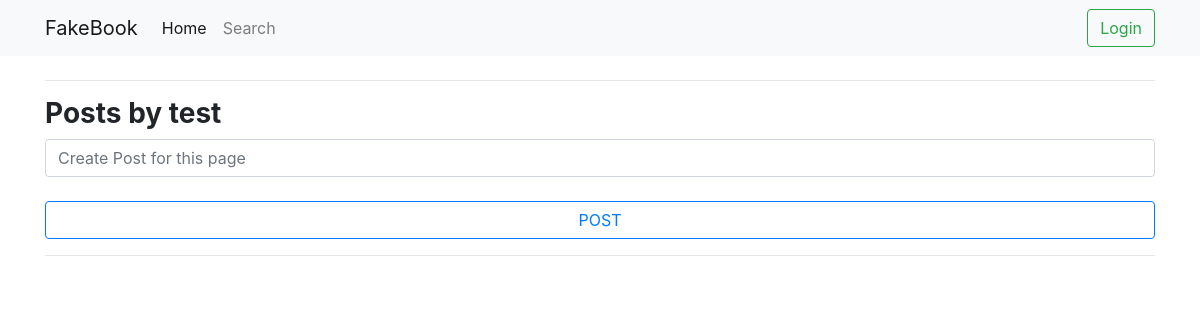
Page /pages/test on the earlier database version.
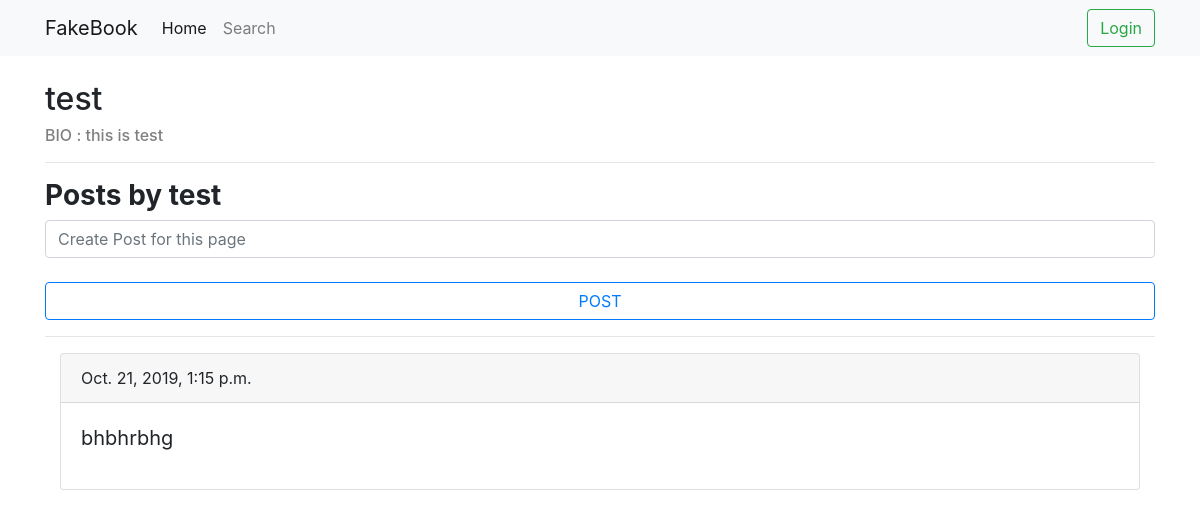
Same page on the later database version.
### core/models.py (models this page shows, shortened)
class Pages(models.Model):
    page_name= models.CharField(max_length=30, unique=True)
    page_des=models.CharField(max_length=100)
    page_admin=models.CharField(max_length=30)

class PagePosts(models.Model):
    page_name=models.CharField(max_length=30)
    post_content=models.TextField()
    postTime=models.DateTimeField()

### core/views.py (the view, shortened to what this page needs)
# urls.py: path('pages/<name>',views.listpages,name='pages'),
def listpages(request,name):
    if name=="show":
        allpages=Pages.objects.filter().order_by('page_name')
        return render(request,'pages/listpages.html',{'allpages':allpages})
    else:
        s=request.POST.__contains__('postcontent')
        print(s)
        page=Pages.objects.filter(page_name=name)
        allposts=PagePosts.objects.filter(page_name=name).order_by('-postTime')
        print(allposts.count())
        return render(request,'pages/pagelayout.html',{'page':page,'pagename':name,'allposts':allposts})

### social_site/templates/pages/pagelayout.html (shortened to what this page needs)
{% extends "../registration/base.html" %}
{% block content %}
    {% for p in page %}
    <h2>{{p.page_name}}</h2>
    <h6 style="color:gray"> BIO : {{p.page_des}}</h6>
    {% endfor %}
        <hr class="wide">
        <h3><b>Posts by {{pagename}}</b></h3>
        <div class="form-group">
            <form action="{% url 'pages' pagename %}" method="POST">
            <input type="text" class="form-control" placeholder="Create Post for this page" name="postcontent">
            <br>
            <input type="submit" class="btn btn-outline-primary btn-block" value="POST">
            </form>
        </div>
        <hr class="wide">
        <div class="container-fluid">
        {%for page_post in allposts %}
            <div class="card">
                <div class="card-header">
                 {{page_post.postTime}}
                </div>
                <div class="card-body">
                  <blockquote class="blockquote mb-0">
                    <p>{{page_post.post_content}}
                  </blockquote>
                </div>
            </div>
            <br>
        {% endfor %}
        </div>
        </div>
{% endblock %}

Differences in the rows shown:
added Pages: page_name "test", page_des "this is test"
added PagePosts: postTime "Oct. 21, 2019, 1:15 p.m.", post_content "bhbhrbhg"
